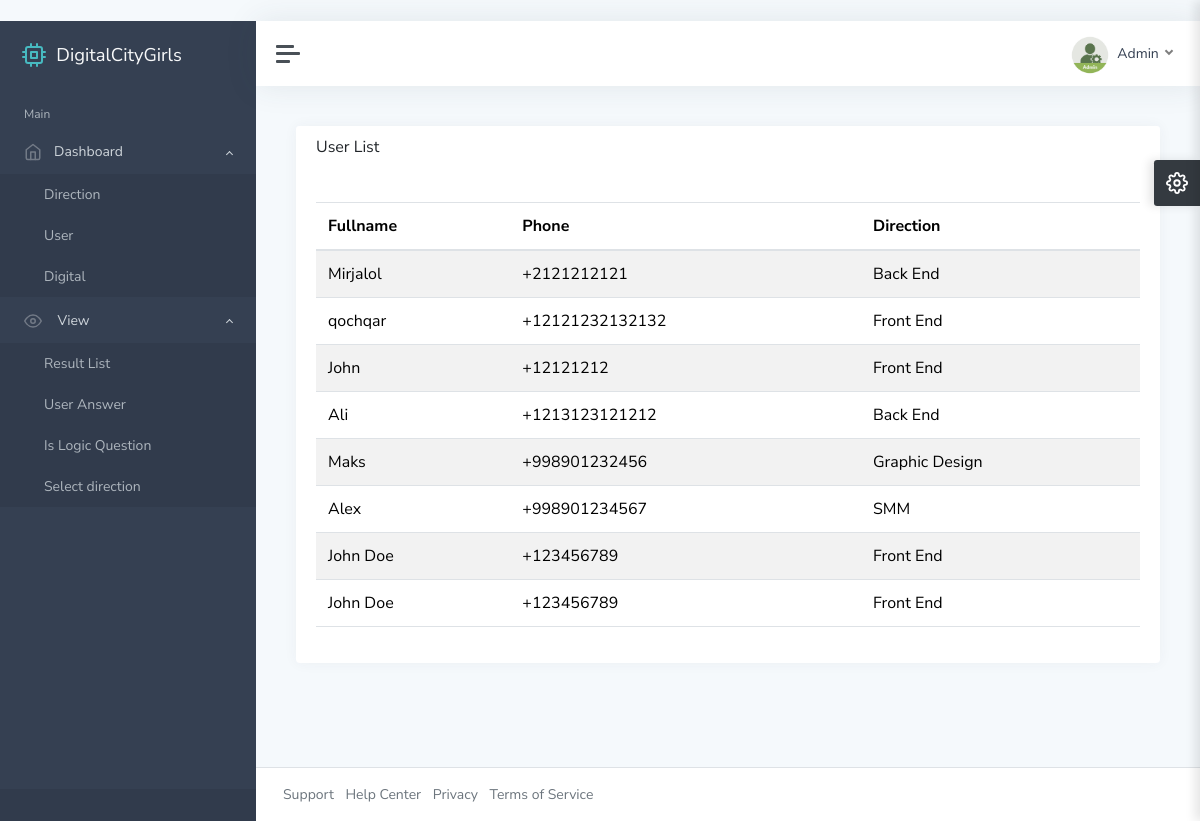
Screenshot of /ad/user/ (signed in) with the database file from the repository.
### main/models.py (models this page shows, shortened)
class User(models.Model):
    fullname = models.CharField(max_length=255)
    phone = models.PositiveIntegerField()
    direction = models.ForeignKey(Direction, on_delete=models.CASCADE)

class Direction(models.Model):
    photo = models.ImageField()
    name = models.CharField(max_length=255)
    time = models.DurationField(default=0)
    question_count = models.PositiveIntegerField()
    is_logic = models.BooleanField(default=False)
    def __str__(self):
        return self.name

### adminstrator/views.py (the view)
# urls.py: path("user/", user_view, name='user'),
@login_required
def user_view(request):
    context = {
            "user": User.objects.all(),
        }
    return render(request, "user.html", context)

### template/user.html (shortened to what this page needs)
﻿{% extends 'base.html' %}
{% load static %}
{% block content %}
			<main class="content">
				<div class="container-fluid p-0">
					<div class="row">
						<div class="col-12 col-xl-12">
							<div class="card">
								<div class="card-header">
									<h5 class="card-title">User List</h5>
								</div>
								<div class="card-body">
									<table id="datatables-basic" class="table table-striped" style="width:100%">
										<thead>
											<tr>
												<th>Fullname</th>
												<th>Phone</th>
												<th>Direction</th>
											</tr>
										</thead>
										<tbody>
										{% for i in user %}
											<tr>
												<td>{{ i.fullname }}</td>
												<td>+{{ i.phone }}</td>
												<td>{{ i.direction }}</td>
											</tr>
										{% endfor %}
										</tbody>
									</table>
								</div>
							</div>
						</div>
					</div>
				</div>
			</main>
{% endblock content %}

### template/base.html (style rules this page uses)
body { opacity: 0; }

### rows the page displays
User: fullname "Mirjalol", phone "2121212121", direction "Back End"
User: fullname "qochqar", phone "12121232132132", direction "Front End"
User: fullname "John", phone "12121212", direction "Front End"
User: fullname "Ali", phone "1213123121212", direction "Back End"
User: fullname "Maks", phone "998901232456", direction "Graphic Design"
User: fullname "Alex", phone "998901234567", direction "SMM"
User: fullname "John Doe", phone "123456789", direction "Front End"
User: fullname "John Doe", phone "123456789", direction "Front End"
